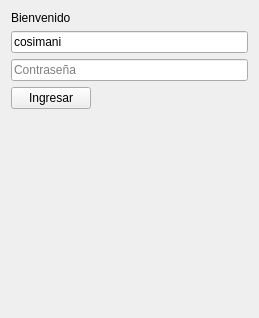
<?xml version="1.0" encoding="UTF-8"?>
<ui version="4.0">
 <class>Login</class>
 <widget class="QWidget" name="Login">
  <property name="geometry">
   <rect>
    <x>0</x>
    <y>0</y>
    <width>259</width>
    <height>318</height>
   </rect>
  </property>
  <property name="windowTitle">
   <string>Form</string>
  </property>
  <layout class="QGridLayout" name="gridLayout">
   <item row="0" column="0">
    <widget class="QLabel" name="welcomeLabel">
     <property name="text">
      <string>Bienvenido</string>
     </property>
    </widget>
   </item>
   <item row="1" column="0" colspan="2">
    <widget class="QLineEdit" name="userLineEdit">
     <property name="text">
      <string>cosimani</string>
     </property>
     <property name="placeholderText">
      <string>Usuario</string>
     </property>
    </widget>
   </item>
   <item row="2" column="0" colspan="2">
    <widget class="QLineEdit" name="passwordLineEdit">
     <property name="text">
      <string/>
     </property>
     <property name="echoMode">
      <enum>QLineEdit::Password</enum>
     </property>
     <property name="placeholderText">
      <string>Contraseña</string>
     </property>
    </widget>
   </item>
   <item row="3" column="0">
    <widget class="QPushButton" name="pbIngresar">
     <property name="focusPolicy">
      <enum>Qt::NoFocus</enum>
     </property>
     <property name="text">
      <string>Ingresar</string>
     </property>
    </widget>
   </item>
   <item row="3" column="1">
    <spacer name="horizontalSpacer">
     <property name="orientation">
      <enum>Qt::Horizontal</enum>
     </property>
     <property name="sizeHint" stdset="0">
      <size>
       <width>40</width>
       <height>20</height>
      </size>
     </property>
    </spacer>
   </item>
   <item row="4" column="0">
    <spacer name="verticalSpacer">
     <property name="orientation">
      <enum>Qt::Vertical</enum>
     </property>
     <property name="sizeHint" stdset="0">
      <size>
       <width>20</width>
       <height>40</height>
      </size>
     </property>
    </spacer>
   </item>
  </layout>
 </widget>
 <tabstops>
  <tabstop>userLineEdit</tabstop>
  <tabstop>passwordLineEdit</tabstop>
 </tabstops>
 <resources/>
 <connections/>
</ui>
